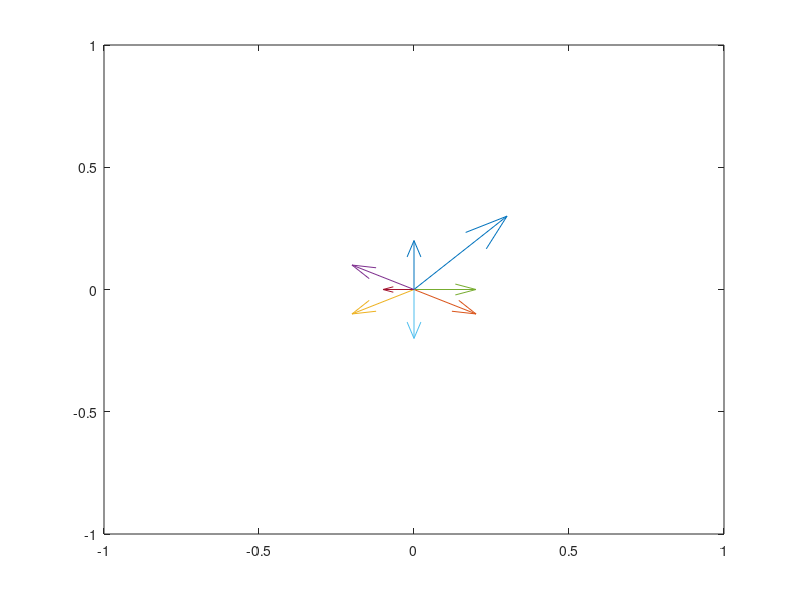

Here is the MATLAB script that generated this plot: (Note: this script raises an error after producing the figure.)


%% Plotting circles

close all; clear; clc;

% Rest posture
figure(1)
xlim([-1 1]); ylim([-1 1])
scatter(0,0,500,'x'); hold on
pause(2)

x = zeros(1,8);
y = zeros(1,8);
a = zeros(8,2);
theta = [0.25 0.5 0.75 1 1.25 1.5 1.75 0];      % Arrow angle
% variance = [1 0.5 0.25 0.125];                % Possible variances
% indexesToUse = randperm(numel(variance),1);   % 1 random index
% variance1 = variance(indexesToUse);           % Extract 1 value from variance
% rho = [1 2 3 4 5 6 7 8];
rho = abs(0.5 + 5.*randn(8,1));                 % Arrow lengths - variance is 5 now!

for i = 1:8
    [x(i), y(i)] = pol2cart(pi*theta(i), rho(i));
    x = [0 x(i)]; 
    y = [0 y(i)]; 
    xlim([-1 1]); ylim([-1 1])
    plot(x, y); hold on
    
end

hold off;


%% PREVIOUS stuff: Completely random Arrow Cues

% drawArrow = @(x,y) quiver( x(1),y(1),x(2)-x(1),y(2)-y(1),0 )    
% a=[0.1 0.2 0.3];
% indexesToUse = randperm(numel(a),2); % 2 random indexes
% a1 = a(indexesToUse);  % Extract 2 values from a
% x1 = [0 a1(1)];
% y1 = [0 a1(2)];
% figure(1)
% xlim([-1 1]); ylim([-1 1])
% drawArrow(x1,y1); hold on
% indexesToUse = randperm(numel(a),2); % 2 random indexes
% a1 = a(indexesToUse);  % Extract 2 values from a
% x2 = [0 a1(1)];
% y2 = [0 0];
% drawArrow(x2,y2); hold on
% indexesToUse = randperm(numel(a),2); % 2 random indexes
% a1 = a(indexesToUse);  % Extract 2 values from a
% x3 = [0 a1(1)];
% y3 = [0 -a1(2)];
% drawArrow(x3,y3); hold on
% indexesToUse = randperm(numel(a),2); % 2 random indexes
% a1 = a(indexesToUse);  % Extract 2 values from a
% x4 = [0 0];
% y4 = [0 -a1(2)];
% drawArrow(x4,y4); hold on
% indexesToUse = randperm(numel(a),2); % 2 random indexes
% a1 = a(indexesToUse);  % Extract 2 values from a
% x5 = [0 -a1(1)];
% y5 = [0 -a1(2)];
% drawArrow(x5,y5); hold on
% indexesToUse = randperm(numel(a),2); % 2 random indexes
% a1 = a(indexesToUse);  % Extract 2 values from a
% x6 = [0 -a1(1)];
% y6 = [0 0];
% drawArrow(x6,y6); hold on
% indexesToUse = randperm(numel(a),2); % 2 random indexes
% a1 = a(indexesToUse);  % Extract 2 values from a
% x7 = [0 -a1(1)];
% y7 = [0 a1(2)];
% drawArrow(x7,y7); hold on
% indexesToUse = randperm(numel(a),2); % 2 random indexes
% a1 = a(indexesToUse);  % Extract 2 values from a
% x8 = [0 0];
% y8 = [0 a1(2)];
% drawArrow(x8,y8);
% pause            % Keep arrows for 2 seconds
% clf;

%% Arrow pointing to future target

target = 1;
target = randperm(numel(target),1);

if target == 1

drawArrow = @(x,y) quiver( x(1),y(1),x(2)-x(1),y(2)-y(1),0 )    
a=[0.3 0.3 0.3];
indexesToUse = randperm(numel(a),2); % 2 random indexes
a1 = a(indexesToUse);  % Extract 2 values from a
x1 = [0 a1(1)];
y1 = [0 a1(2)];
figure(1)
xlim([-1 1]); ylim([-1 1]);
drawArrow(x1,y1); hold on
a=[0.1 0.2];
indexesToUse = randperm(numel(a),2); % 2 random indexes
a1 = a(indexesToUse);  % Extract 2 values from a
x2 = [0 a1(1)];
y2 = [0 0];
drawArrow(x2,y2); hold on
indexesToUse = randperm(numel(a),2); % 2 random indexes
a1 = a(indexesToUse);  % Extract 2 values from a
x3 = [0 a1(1)];
y3 = [0 -a1(2)];
drawArrow(x3,y3); hold on
indexesToUse = randperm(numel(a),2); % 2 random indexes
a1 = a(indexesToUse);  % Extract 2 values from a
x4 = [0 0];
y4 = [0 -a1(2)];
drawArrow(x4,y4); hold on
indexesToUse = randperm(numel(a),2); % 2 random indexes
a1 = a(indexesToUse);  % Extract 2 values from a
x5 = [0 -a1(1)];
y5 = [0 -a1(2)];
drawArrow(x5,y5); hold on
indexesToUse = randperm(numel(a),2); % 2 random indexes
a1 = a(indexesToUse);  % Extract 2 values from a
x6 = [0 -a1(1)];
y6 = [0 0];
drawArrow(x6,y6); hold on
indexesToUse = randperm(numel(a),2); % 2 random indexes
a1 = a(indexesToUse);  % Extract 2 values from a
x7 = [0 -a1(1)];
y7 = [0 a1(2)];
drawArrow(x7,y7); hold on
indexesToUse = randperm(numel(a),2); % 2 random indexes
a1 = a(indexesToUse);  % Extract 2 values from a
x8 = [0 0];
y8 = [0 a1(2)];
drawArrow(x8,y8);
pause(2)            % Keep arrows for 2 seconds
%clf;

% elseif target == 2
% 
% drawArrow = @(x,y) quiver( x(1),y(1),x(2)-x(1),y(2)-y(1),0 )    
% a=[0.3 0.3 0.3];
% indexesToUse = randperm(numel(a),2); % 2 random indexes
% a1 = a(indexesToUse);  % Extract 2 values from a
% x1 = [0 a1(1)];
% y1 = [0 a1(2)];
% figure(1)
% xlim([-1 1]); ylim([-1 1]);
% drawArrow(x1,y1); hold on
% a=[0.1 0.2];
% indexesToUse = randperm(numel(a),2); % 2 random indexes
% a1 = a(indexesToUse);  % Extract 2 values from a
% x2 = [0 a1(1)];
% y2 = [0 0];
% drawArrow(x2,y2); hold on
% indexesToUse = randperm(numel(a),2); % 2 random indexes
% a1 = a(indexesToUse);  % Extract 2 values from a
% x3 = [0 a1(1)];
% y3 = [0 -a1(2)];
% drawArrow(x3,y3); hold on
% indexesToUse = randperm(numel(a),2); % 2 random indexes
% a1 = a(indexesToUse);  % Extract 2 values from a
% x4 = [0 0];
% y4 = [0 -a1(2)];
% drawArrow(x4,y4); hold on
% indexesToUse = randperm(numel(a),2); % 2 random indexes
% a1 = a(indexesToUse);  % Extract 2 values from a
% x5 = [0 -a1(1)];
% y5 = [0 -a1(2)];
% drawArrow(x5,y5); hold on
% indexesToUse = randperm(numel(a),2); % 2 random indexes
% a1 = a(indexesToUse);  % Extract 2 values from a
% x6 = [0 -a1(1)];
% y6 = [0 0];
% drawArrow(x6,y6); hold on
% indexesToUse = randperm(numel(a),2); % 2 random indexes
% a1 = a(indexesToUse);  % Extract 2 values from a
% x7 = [0 -a1(1)];
% y7 = [0 a1(2)];
% drawArrow(x7,y7); hold on
% indexesToUse = randperm(numel(a),2); % 2 random indexes
% a1 = a(indexesToUse);  % Extract 2 values from a
% x8 = [0 0];
% y8 = [0 a1(2)];
% drawArrow(x8,y8);
% pause(2)            % Keep arrows for 2 seconds
% clf;

end

%% Plotting targets

xlim([-1 1]); ylim([-1 1])
circle(0.5, 0.5, 0.2)

